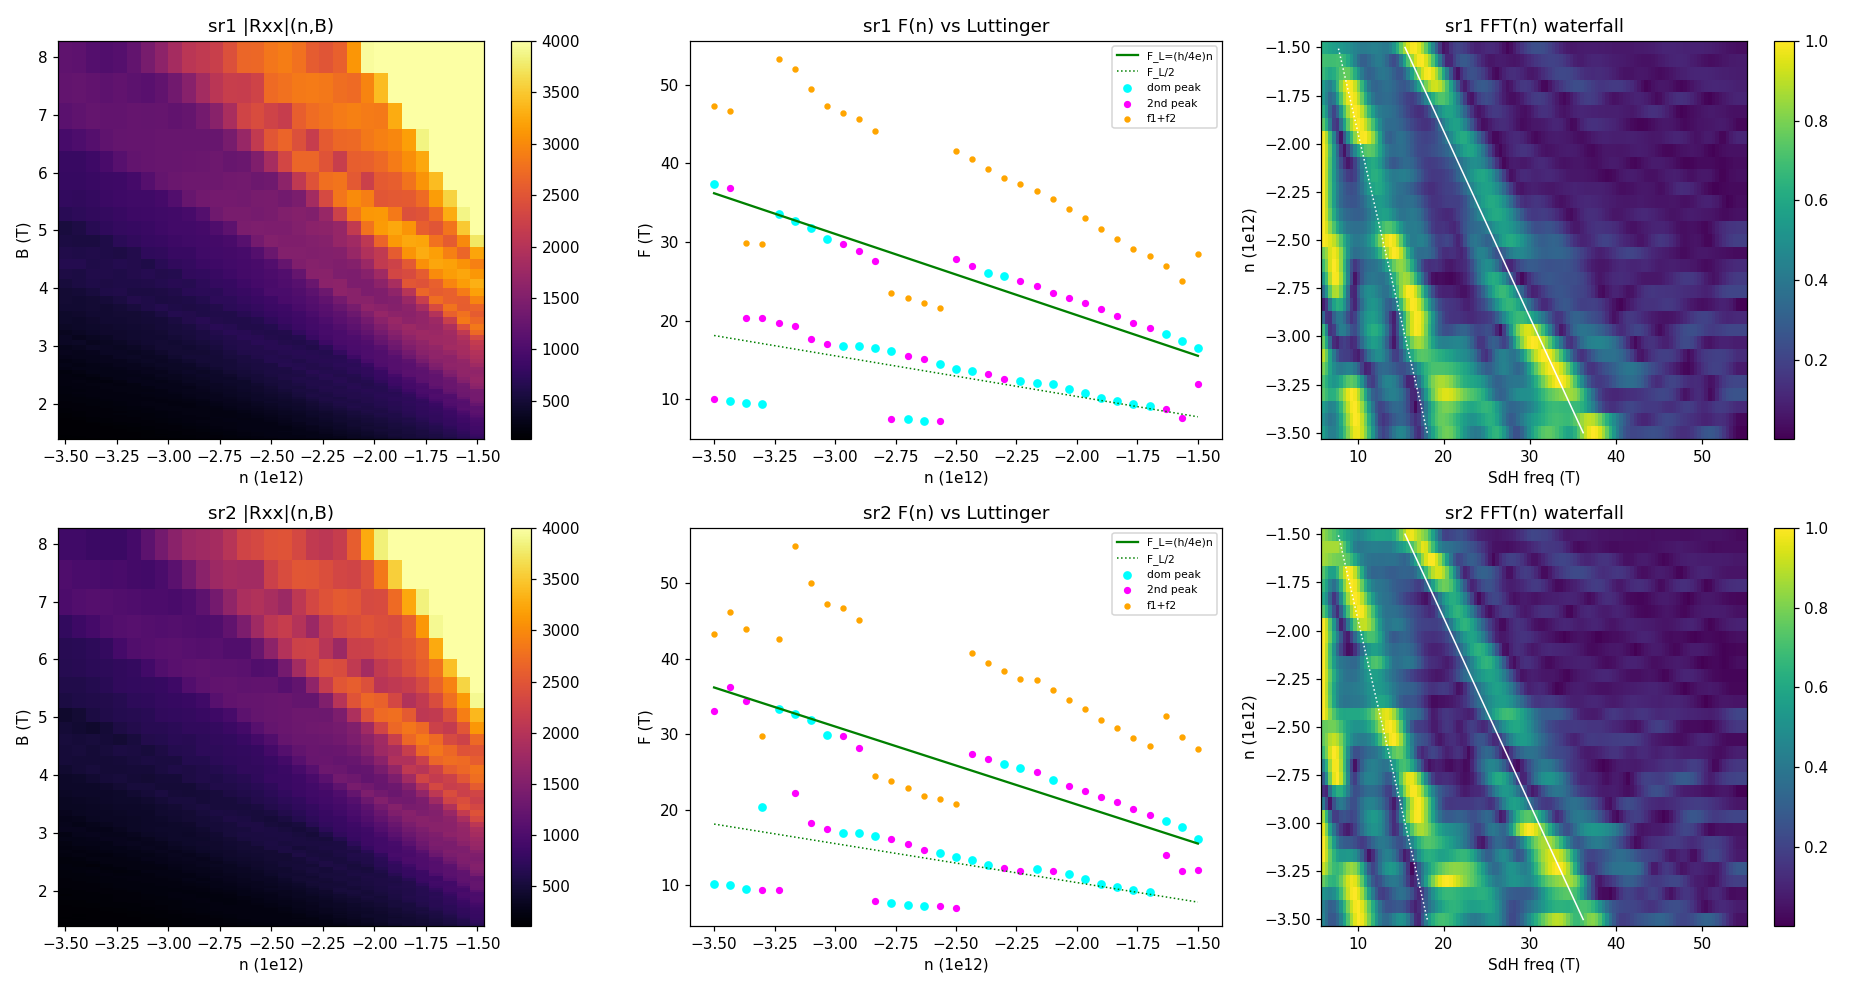

Reproduce this figure in Python.
import numpy as np
import matplotlib; matplotlib.use("Agg")
import matplotlib.pyplot as plt
from hera.analysis import open_run, fan_grids, resistance_grids, sdh_fft
from sharpelab_nb import gates
h, e = 6.62607e-34, 1.602177e-19
C_TG, C_BG, N_OFF = 1.7027e-3, 2.2024e-3, -0.1445

r = open_run("data/3"); mc = r.meta["measurement_config"]
fg = fan_grids(r); rg = resistance_grids(fg)
B = np.asarray(fg.slow)                                  # (nB,) field rows
Vtg_grid = fg.grid("DC_bias")                            # (nB, nn)
Vtg = Vtg_grid[0]; Vbg = fg.grid("k_2400_volt")[0]       # fast-axis gate vectors
n_col = gates.calc_nD(Vtg, Vbg, C_TG, C_BG, N_OFF, 0.0)[0]   # 1e12 cm^-2 per column
F_L = (h / (4 * e)) * (np.abs(n_col) * 1e16)             # Luttinger line per column (T)
print(f"fan: B {B.min():.2f}-{B.max():.2f}T x {len(B)} | n {n_col.min():.2f}..{n_col.max():.2f}e12 x {len(n_col)}")

fig, axes = plt.subplots(2, 3, figsize=(17, 9))
for row, ch in enumerate(["sr1", "sr2"]):
    R = np.asarray(rg.R[ch])                              # (nB, nn) signed
    sens = mc.get(f"{ch}_sens", np.inf)
    # rail mask from raw X grid
    Xg = fg.grid(f"{ch}_X")
    Rabs = np.abs(R)
    # (a) raw fan heatmap (clip color)
    ax = axes[row, 0]
    pc = ax.pcolormesh(n_col, B, np.clip(Rabs, 0, 4000), shading="auto", cmap="inferno")
    ax.set_xlabel("n (1e12)"); ax.set_ylabel("B (T)"); ax.set_title(f"{ch} |Rxx|(n,B)"); fig.colorbar(pc, ax=ax)
    # (b) per-column SdH FFT -> F(n)
    f1, f2, fdom = [], [], []
    spec_stack = []
    for j in range(len(n_col)):
        col = R[:, j].copy()
        railed = np.abs(Xg[:, j]) > 0.88 * sens
        good = np.isfinite(col) & ~railed & (B >= 1.5)
        if good.sum() < 8:
            f1.append(np.nan); f2.append(np.nan); fdom.append(np.nan); spec_stack.append(None); continue
        Bc, Rc = B[good], col[good]
        freqs, spec = sdh_fft(Rc.reshape(-1, 1), Bc, b_range=(Bc.min(), Bc.max()), bg_degree=5)
        mag = spec[0]; m = (freqs > 6) & (freqs < 55)     # >6T: skip envelope artifact band
        fm, mm = freqs[m], mag[m]
        from scipy.signal import find_peaks
        pk, _ = find_peaks(mm, height=0.25 * mm.max())
        pk = sorted(pk, key=lambda i: -mm[i])
        fdom.append(fm[pk[0]] if pk else np.nan)
        f1.append(fm[pk[0]] if len(pk) >= 1 else np.nan)
        f2.append(fm[pk[1]] if len(pk) >= 2 else np.nan)
        spec_stack.append((fm, mm / mm.max()))
    f1, f2, fdom = np.array(f1), np.array(f2), np.array(fdom)
    # (c) F(n) vs F_L
    ax = axes[row, 1]
    ax.plot(n_col, F_L, "g-", lw=1.5, label="F_L=(h/4e)n")
    ax.plot(n_col, F_L / 2, "g:", lw=1, label="F_L/2")
    ax.scatter(n_col, f1, s=22, c="cyan", label="dom peak")
    ax.scatter(n_col, f2, s=14, c="magenta", label="2nd peak")
    ax.scatter(n_col, f1 + f2, s=10, c="orange", label="f1+f2")
    ax.set_xlabel("n (1e12)"); ax.set_ylabel("F (T)"); ax.set_title(f"{ch} F(n) vs Luttinger"); ax.legend(fontsize=7)
    # (d) FFT waterfall (freq vs n heatmap)
    ax = axes[row, 2]
    fgrid = np.linspace(6, 55, 120)
    Z = np.full((len(n_col), len(fgrid)), np.nan)
    for j, s in enumerate(spec_stack):
        if s is not None:
            Z[j] = np.interp(fgrid, s[0], s[1])
    pc = ax.pcolormesh(fgrid, n_col, Z, shading="auto", cmap="viridis")
    ax.plot(F_L, n_col, "w-", lw=1); ax.plot(F_L / 2, n_col, "w:", lw=1)
    ax.set_xlabel("SdH freq (T)"); ax.set_ylabel("n (1e12)"); ax.set_title(f"{ch} FFT(n) waterfall"); fig.colorbar(pc, ax=ax)
    print(f"{ch}: F_dom(n) = " + " ".join(f"{f:.0f}" for f in fdom[::3] if np.isfinite(f)))
    sel = np.isfinite(f1) & np.isfinite(f2)
    if sel.sum() > 3:
        print(f"{ch}: median (f1+f2)/F_L = {np.nanmedian((f1[sel]+f2[sel])/F_L[sel]):.2f}  | median f1/F_L = {np.nanmedian(f1[sel]/F_L[sel]):.2f}")
plt.tight_layout(); plt.savefig("hera_scratch/fan_analyze.png", dpi=110)
print("saved hera_scratch/fan_analyze.png")
